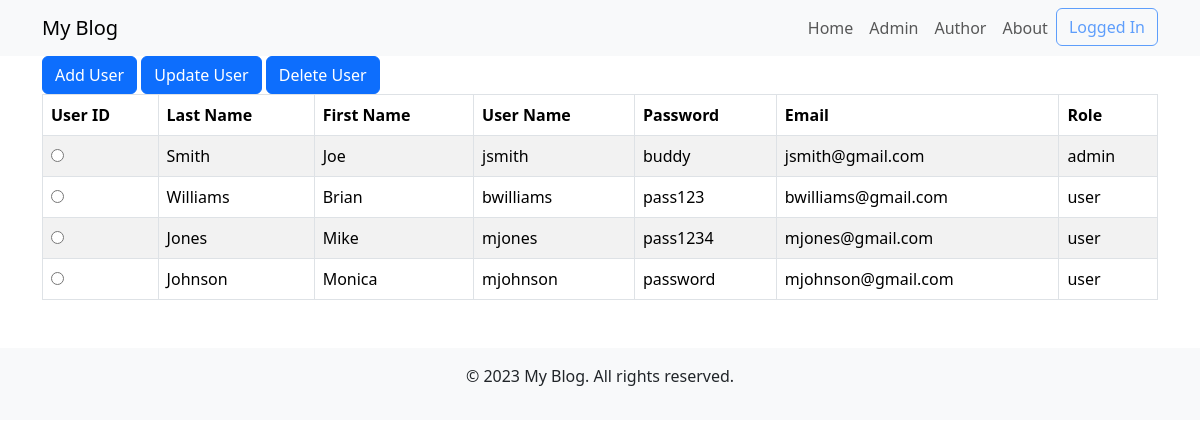
Before: /controller.php?page=list (signed in) with the older database file.
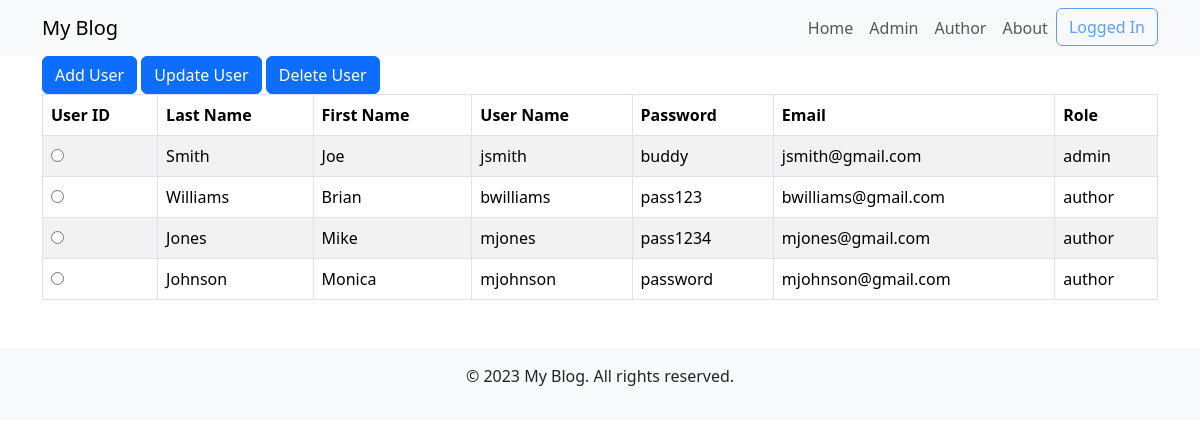
After: the same page with the newer database file.
### tables this page shows
create table users(
   userID int AUTO_INCREMENT,
   username varchar(30) not null, index(username),
   lastname varchar(50),
   firstname varchar(30),
   passwd varchar(30),
   email varchar(255),
   urole varchar(30),
   lastModified DATETIME DEFAULT CURRENT_TIMESTAMP ON UPDATE CURRENT_TIMESTAMP,
   primary key(userID)
);

### controller.php (called while the page is built, shortened)
<?php
    include_once "models/UserDAO.php";
    class FrontController {
        private $controllers;
        public function __construct(){
            $this->controllers = $this->loadControllers();
        }
        public function run(){
            $method = $_SERVER['REQUEST_METHOD'];
            $page = $_REQUEST['page'];
            $controller = $this->controllers[$method.$page];
            $controller = $this->securityCheck($controller);
            if($method=='GET'){
                $content=$controller->processGET();
            }
            include "template/template.php";
        }
        private function loadControllers(){
            $controllers["GET"."list"] = new UserList();
            $controllers["GET"."author"] = new PostList();
            $controllers["GET"."add"] = new UserAdd();
            $controllers["POST"."add"] = new UserAdd();
            $controllers["GET"."addpost"] = new PostAdd();
            $controllers["POST"."addpost"] = new PostAdd();
            $controllers["GET"."update"] = new UserUpdate();
            $controllers["POST"."update"] = new UserUpdate();
            $controllers["GET"."updatepost"] = new PostUpdate();
            $controllers["POST"."updatepost"] = new PostUpdate();
            $controllers["GET"."delete"] = new UserDelete();
            $controllers["POST"."delete"] = new UserDelete();
            $controllers["GET"."deletepost"] = new PostDelete();
            $controllers["POST"."deletepost"] = new PostDelete();
            $controllers["GET"."login"] = new Login();
            $controllers["POST"."login"] = new Login();
            $controllers["GET"."home"] = new Home();
            $controllers["GET"."about"] = new About();
            $controllers["GET"."posttemplate"] = new PostTemplate();
            return $controllers;
        }
        private function securityCheck($controller){
            return $controller;
        }
    }
    $controller = new FrontController();
    $controller->run();
?>

### models/User.php (called while the page is built, shortened)
<?php
    class User implements JsonSerializable{
        private $userID;
        private $username;
        private $email;
        private $passwd;
        private $lastname;
        private $firstname;
        private $urole;
        public function setUserID($userID){
            $this->userID=$userID;
        }
        public function getUserID(){
            return $this->userID;
        }
        public function setUsername($username){
            $this->username=$username;
        }
        public function getUsername(){
            return $this->username;
        }
        public function setEmail($email){
            $this->email=$email;
        }
        public function getEmail(){
            return $this->email;
        }
        public function setPasswd($passwd){
            $this->passwd=$passwd;
        }
        public function getPasswd(){
            return $this->passwd;
        }
        public function setLastname($lastname){
            $this->lastname=$lastname;
        }
        public function getLastname(){
            return $this->lastname;
        }
        public function setFirstname($firstname){
            $this->firstname=$firstname;
        }
        public function getFirstname(){
            return $this->firstname;
        }
        public function setUrole($urole){
            $this->urole=$urole;
        }
        public function getUrole(){
            return $this->urole;
        }
    }
?>

### models/UserDAO.php (called while the page is built, shortened)
<?php
    include_once 'User.php';
    class UserDAO {
        public function getConnection(){
            $mysqli = new mysqli("127.0.0.1", "bloguser", "blogpass", "blogDB");
            return $mysqli;
        }
        public function getUsers(){
            $connection=$this->getConnection();
            $stmt = $connection->prepare("SELECT * FROM users;");
            $stmt->execute();
            $result = $stmt->get_result();
            while($row = $result->fetch_assoc()){
                $user = new User();
                $user->load($row);
                $users[]=$user;
            }
            return $users;
        }
    }
?>

### controllers/UserControllers.php (called while the page is built, shortened)
<?php
    class UserList implements ControllerAction{
        function processGET(){
            $userDAO = new UserDAO();
            $users = $userDAO->getUsers();
            return "views/listUsers.php";
        }
    }
?>

### views/listUsers.php (the view, shortened to what the changed rows need)
<?php
   $users = $_REQUEST['users'];
?>
    <div class="container">
        <div class="col">
            <form action="controller.php" method="GET">
            <table class="table table-bordered table-striped">
                <thead><tr><th>User ID</th><th>Last Name</th><th>First Name</th><th>User Name</th><th>Password</th>
                <th>Email</th><th>Role</th></tr></thead>
                <tbody>
                    <?php
                        for($index=0;$index<count($users);$index++){
                            echo "<tr><td><input type=\"radio\" name=\"userID\" value=\"".$users[$index]->getUserID()."\"></td>";
                            echo "<td>".$users[$index]->getLastname()."</td>";
                            echo "<td>".$users[$index]->getFirstname()."</td>";
                            echo "<td>".$users[$index]->getUsername()."</td>";
                            echo "<td>".$users[$index]->getPasswd()."</td>";
                            echo "<td>".$users[$index]->getEmail()."</td>";
                            echo "<td>".$users[$index]->getUrole()."</td></tr>\n";
                        }
                    ?>
                </tbody>
            </table>
            </form>
        </div>
    </div>

Changed rows visible on the page:
changed users "Williams": urole "user" → "author"
changed users "Jones": urole "user" → "author"
changed users "Johnson": urole "user" → "author"
